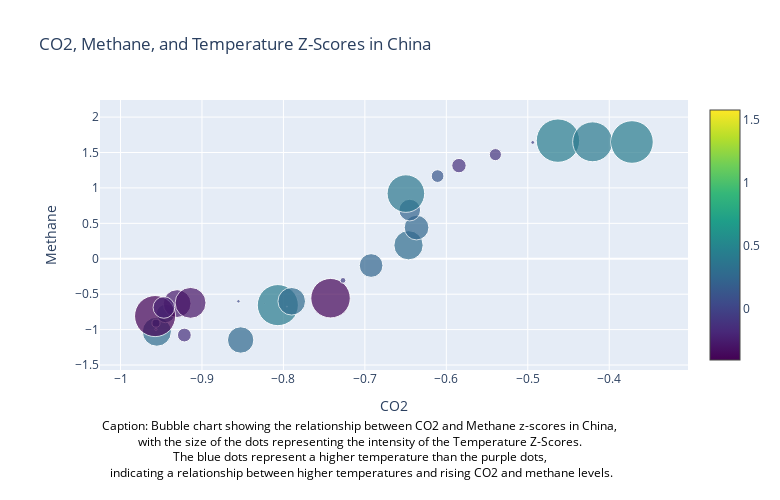

The code cell stored with this chart in its notebook:
### Code cell
# Daniel

# China
co2_china = new_co2_dataframe[
    (new_co2_dataframe['country_name'] == 'China') &
    (new_co2_dataframe['year'].between(1960, 2023))
]

methane_china = new_methane_dataframe[
    (new_methane_dataframe['Country'] == 'China') &
    (new_methane_dataframe['Year'].between(1960, 2023))
]

temperature_china = new_temperature_dataframe[
    (new_temperature_dataframe['Area'] == 'China') &
    (new_temperature_dataframe['Year'].between(1960, 2023)) &
    (new_temperature_dataframe['Months'] == 'Meteorological year')
]

trace = go.Scatter(
    x=co2_china['z-score'],
    y=methane_china['z-score'],
    mode='markers',
    marker=dict(
        size=abs(temperature_china['Temperature']) * 10,
        sizemode='diameter',
        sizeref=0.1,
        color=temperature_china['Temperature'],
        colorscale='Viridis',
        showscale=True,
        cmin=temperature_china['Temperature'].min(),
        cmax=temperature_china['Temperature'].max()
    ),
    text=co2_china['z-score'],
    hovertemplate=
    '<b>CO2: %{x}</b><br>'+
    '<b>Methane: %{y}</b><br>'+
    '<b>Temperature Z-Score: %{marker.size}</b><br>',
)

layout = go.Layout(
    title='CO2, Methane, and Temperature Z-Scores in China',
    xaxis=dict(title='CO2'),
    yaxis=dict(title='Methane'),
    hovermode='closest',
    margin=dict(
        l=100,
        r=80,
        t=100,
        b=130 
    )
)

fig = go.Figure(data=[trace], layout=layout)

fig.update_layout(
    annotations=[
        dict(
            text='Caption: Bubble chart showing the relationship between CO2 and Methane z-scores in China, <br>'+ 
            'with the size of the dots representing the intensity of the Temperature Z-Scores. <br>'+
            'The blue dots represent a higher temperature than the purple dots, <br>'+
            'indicating a relationship between higher temperatures and rising CO2 and methane levels.',
            xref='paper',
            yref='paper',
            x=0,
            y=-0.42,
            showarrow=False,
            font=dict(
                size=12,
                color='black'
            )
        )
    ],
    height=500, 
    width=780  
)


fig.show()

### Figure 1 — Plotly figure (JSON) as saved in the notebook; plotly's stock layout.template omitted (floating-point values rounded to 4 significant figures)
{"data": [{"hovertemplate": "<b>CO2: %{x}</b><br><b>Methane: %{y}</b><br><b>Temperature Z-Score: %{marker.size}</b><br>", "marker": {"cmax": 1.579, "cmin": -0.411, "color": [0.264, -0.138, 0.291, -0.021, 0.081, 0.185, -0.278, -0.411, -0.216, -0.309, 0.035, 0.013, 0.411, -0.01, 0.276, -0.395, -0.058, 0.237, 0.293, 0.247, 0.217, 0.376, 0.127, -0.144, -0.121, -0.038, 0.434, 0.399, 0.426, 0.847, 0.514, 0.122, 0.273, 0.725, 0.567, 0.2, 0.728, 1.269, 1.228, 0.573, 1.037, 1.132, 0.823, 1.111, 1.049, 1.228, 1.531, 1.088, 1.333, 0.961, 0.788, 0.626, 1.082, 1.069, 1.286, 1.321, 1.579, 1.389, 1.423], "colorscale": [[0, "#440154"], [0.1111, "#482878"], [0.2222, "#3e4989"], [0.3333, "#31688e"], [0.4444, "#26828e"], [0.5556, "#1f9e89"], [0.6667, "#35b779"], [0.7778, "#6ece58"], [0.8889, "#b5de2b"], [1, "#fde725"]], "showscale": true, "size": [2.64, 1.38, 2.91, 0.21, 0.81, 1.85, 2.78, 4.11, 2.16, 3.09, 0.35, 0.13, 4.11, 0.1, 2.76, 3.95, 0.58, 2.37, 2.93, 2.47, 2.17, 3.76, 1.27, 1.44, 1.21, 0.38, 4.34, 3.99, 4.26, 8.47, 5.14, 1.22, 2.73, 7.25, 5.67, 2, 7.28, 12.69, 12.28, 5.73, 10.37, 11.32, 8.23, 11.11, 10.49, 12.28, 15.31, 10.88, 13.33, 9.61, 7.88, 6.26, 10.82, 10.69, 12.86, 13.21, 15.79, 13.89, 14.23], "sizemode": "diameter", "sizeref": 0.1}, "mode": "markers", "text": [-0.8525, -0.9216, -0.9554, -0.9565, -0.9564, -0.9446, -0.9305, -0.9576, -0.9468, -0.914, -0.8552, -0.8235, -0.8069, -0.7957, -0.7898, -0.7422, -0.7269, -0.6923, -0.6464, -0.6365, -0.6449, -0.6497, -0.6107, -0.5845, -0.5398, -0.4939, -0.4629, -0.4204, -0.3721, -0.3603, -0.4314, -0.3924, -0.3573, -0.2886, -0.2517, -0.1546, -0.1601, -0.1409, -0.11, -0.135, -0.07663, -0.02143, 0.06353, 0.2467, 0.4611, 0.6727, 0.858, 1.026, 1.088, 1.246, 1.474, 1.718, 1.797, 1.931, 1.937, 1.893, 1.897, 1.964, 2.087, 2.149], "type": "scatter", "x": [-0.8525, -0.9216, -0.9554, -0.9565, -0.9564, -0.9446, -0.9305, -0.9576, -0.9468, -0.914, -0.8552, -0.8235, -0.8069, -0.7957, -0.7898, -0.7422, -0.7269, -0.6923, -0.6464, -0.6365, -0.6449, -0.6497, -0.6107, -0.5845, -0.5398, -0.4939, -0.4629, -0.4204, -0.3721, -0.3603, -0.4314, -0.3924, -0.3573, -0.2886, -0.2517, -0.1546, -0.1601, -0.1409, -0.11, -0.135, -0.07663, -0.02143, 0.06353, 0.2467, 0.4611, 0.6727, 0.858, 1.026, 1.088, 1.246, 1.474, 1.718, 1.797, 1.931, 1.937, 1.893, 1.897, 1.964, 2.087, 2.149], "y": [-1.147, -1.077, -1.029, -0.9969, -0.9084, -0.7721, -0.6323, -0.809, -0.6875, -0.6223, -0.6007, -0.6306, -0.6542, -0.6761, -0.6002, -0.5564, -0.3052, -0.09513, 0.1909, 0.4402, 0.6871, 0.9201, 1.167, 1.315, 1.47, 1.642, 1.668, 1.651, 1.648]}], "layout": {"annotations": [{"font": {"color": "black", "size": 12}, "showarrow": false, "text": "Caption: Bubble chart showing the relationship between CO2 and Methane z-scores in China, <br>with the size of the dots representing the intensity of the Temperature Z-Scores. <br>The blue dots represent a higher temperature than the purple dots, <br>indicating a relationship between higher temperatures and rising CO2 and methane levels.", "x": 0, "xref": "paper", "y": -0.42, "yref": "paper"}], "height": 500, "hovermode": "closest", "margin": {"b": 130, "l": 100, "r": 80, "t": 100}, "title": {"text": "CO2, Methane, and Temperature Z-Scores in China"}, "width": 780, "xaxis": {"title": {"text": "CO2"}}, "yaxis": {"title": {"text": "Methane"}}}}
